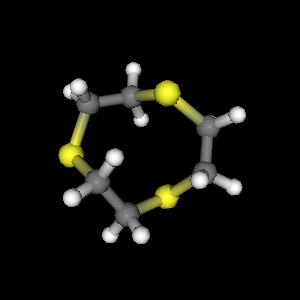

This figure's Python source:
#!/usr/bin/env python

# Read an XYZ molecule file and render atoms as glyphs with tube bonds.

import os

import vtkmodules.vtkInteractionStyle  # noqa: F401
import vtkmodules.vtkRenderingFreeType  # noqa: F401
import vtkmodules.vtkRenderingOpenGL2  # noqa: F401

from vtkmodules.vtkFiltersCore import vtkGlyph3D, vtkTubeFilter
from vtkmodules.vtkFiltersSources import vtkSphereSource
from vtkmodules.vtkIOChemistry import vtkXYZMolReader
from vtkmodules.vtkRenderingCore import (
    vtkActor,
    vtkPolyDataMapper,
    vtkRenderWindow,
    vtkRenderWindowInteractor,
    vtkRenderer,
)

# Source
data_dir = os.environ.get("VPE_DATA_DIR", os.path.dirname(os.path.abspath(__file__)))

# Read XYZ file
xyz_mol_reader = vtkXYZMolReader()
xyz_mol_reader.SetFileName(os.path.join(data_dir, "thio3xx.xyz"))

# Atom glyphs
sphere_source = vtkSphereSource()
sphere_source.SetCenter(0, 0, 0)
sphere_source.SetRadius(1)
sphere_source.SetThetaResolution(8)
sphere_source.SetPhiResolution(8)

glyph_filter = vtkGlyph3D()
glyph_filter.SetInputConnection(xyz_mol_reader.GetOutputPort())
glyph_filter.SetOrient(1)
glyph_filter.SetColorMode(1)
glyph_filter.SetScaleMode(2)
glyph_filter.SetScaleFactor(0.25)
glyph_filter.SetSourceConnection(sphere_source.GetOutputPort())

atom_mapper = vtkPolyDataMapper()
atom_mapper.SetInputConnection(glyph_filter.GetOutputPort())
atom_mapper.UseLookupTableScalarRangeOff()
atom_mapper.SetScalarVisibility(1)
atom_mapper.SetScalarModeToDefault()

atom_actor = vtkActor()
atom_actor.SetMapper(atom_mapper)
atom_actor.GetProperty().SetAmbient(0.15)
atom_actor.GetProperty().SetDiffuse(0.85)
atom_actor.GetProperty().SetSpecular(0.1)
atom_actor.GetProperty().SetSpecularPower(100)

# Bond tubes
tube_filter = vtkTubeFilter()
tube_filter.SetInputConnection(xyz_mol_reader.GetOutputPort())
tube_filter.SetNumberOfSides(8)
tube_filter.SetCapping(0)
tube_filter.SetRadius(0.2)
tube_filter.SetVaryRadius(0)
tube_filter.SetRadiusFactor(10)

bond_mapper = vtkPolyDataMapper()
bond_mapper.SetInputConnection(tube_filter.GetOutputPort())
bond_mapper.UseLookupTableScalarRangeOff()
bond_mapper.SetScalarVisibility(1)
bond_mapper.SetScalarModeToDefault()

bond_actor = vtkActor()
bond_actor.SetMapper(bond_mapper)
bond_actor.GetProperty().SetAmbient(0.15)
bond_actor.GetProperty().SetDiffuse(0.85)
bond_actor.GetProperty().SetSpecular(0.1)
bond_actor.GetProperty().SetSpecularPower(100)

# Renderer
renderer = vtkRenderer()
renderer.AddActor(atom_actor)
renderer.AddActor(bond_actor)
renderer.SetBackground(0, 0, 0)

# Render window
render_window = vtkRenderWindow()
render_window.AddRenderer(renderer)
render_window.SetWindowName("xyz mol")
render_window.SetMultiSamples(0)
render_window.SetSize(300, 300)

# Interactor
interactor = vtkRenderWindowInteractor()
interactor.SetRenderWindow(render_window)

# Scene
renderer.ResetCamera()

interactor.Initialize()
interactor.Start()
